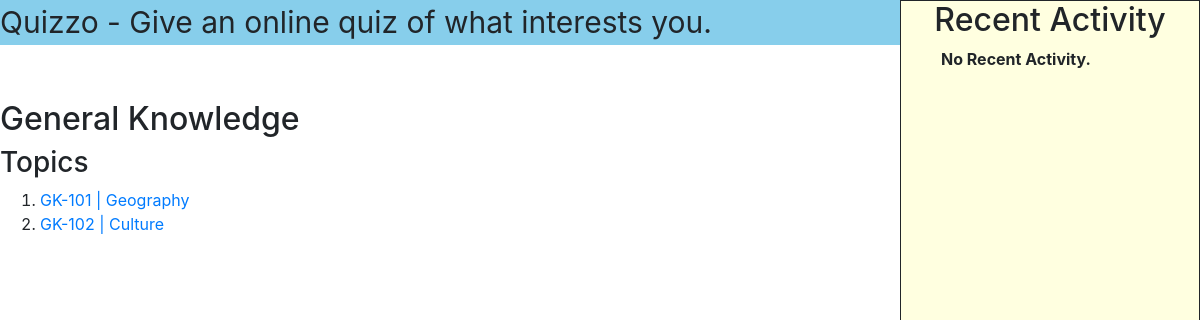
The page /GK (signed in) on the database its author committed.
### exam/models.py (models this page shows, shortened)
class Subject(models.Model):
	code = models.CharField(max_length=3, primary_key=True)
	name = models.CharField(max_length=64)

class Topic(models.Model):
	code = models.IntegerField()
	name = models.CharField(max_length=64)
	subject = models.ForeignKey(Subject, on_delete=models.CASCADE, related_name="topic")
	time = models.IntegerField(default=10)
	def __str__(self):
		return f"{self.subject.code}-{self.code} | {self.name}"

### exam/views.py (the view)
# urls.py: path("<str:subject_code>", views.topic_view, name="topics"),
def topic_view(request, subject_code):
	print("im in topic_view")
	topics = Topic.objects.filter(subject=subject_code)
	fname = request.user.first_name
	activity = Result.objects.filter(user=fname)
	context = {
		"topics": topics,
		"activities": activity,
		"user": fname,
		"subject": Subject.objects.get(code=subject_code),
	}
	return render(request, "exam/topics.html", context)

### exam/templates/exam/topics.html (shortened to what this page needs)
{% extends "exam/base.html" %}
{% block body %}
	<div>
		<h2>{{subject.name}}</h2>
		<h3>Topics</h3>
		<ol>
			{% for topic in topics %}
				<li><a href="{% url 'test' topic.id %}">{{ topic }}</a></li>
			{% empty %}
				<b>No topics.</b>
			{% endfor %}
		</ol>
	</div>
{% endblock %}
{% block content %}
	<ol>
		{% for activity in activities %}
			<li type="1">
				<b>Test: {{activity.topic}}</b>
				<ul>
					<li>Score : {{activity.marks_obtained}} out of {{activity.marks_total}}</li>
				</ul>
			</li>
		{% empty %}
			<b>No Recent Activity.</b>
		{% endfor %}
	</ol>
{% endblock %}

### exam/static/exam/style.css (style rules this page uses)
.mainbody { margin-top: 100px; }
a { text-decoration: none; color: black; }

### rows shown on the page
Subject: name "General Knowledge"
Topic: subject+code+name "GK-101 | Geography"
Topic: subject+code+name "GK-102 | Culture"
